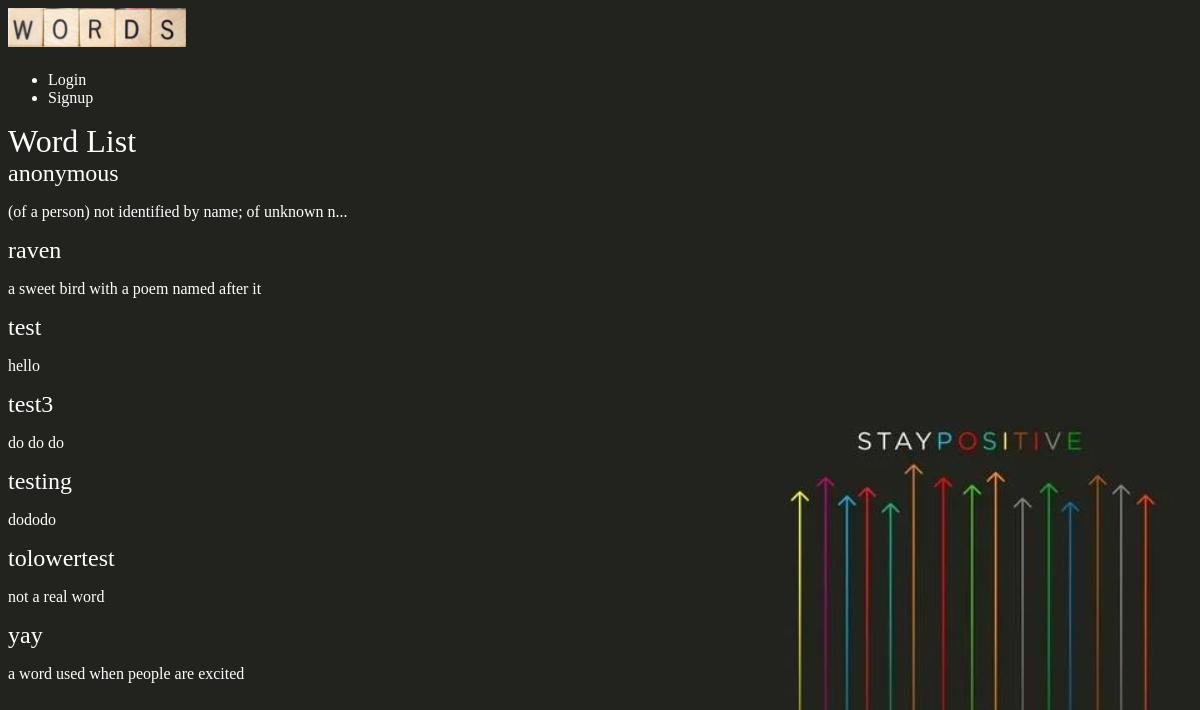
Before: /words/wordlist/ with the older database file.
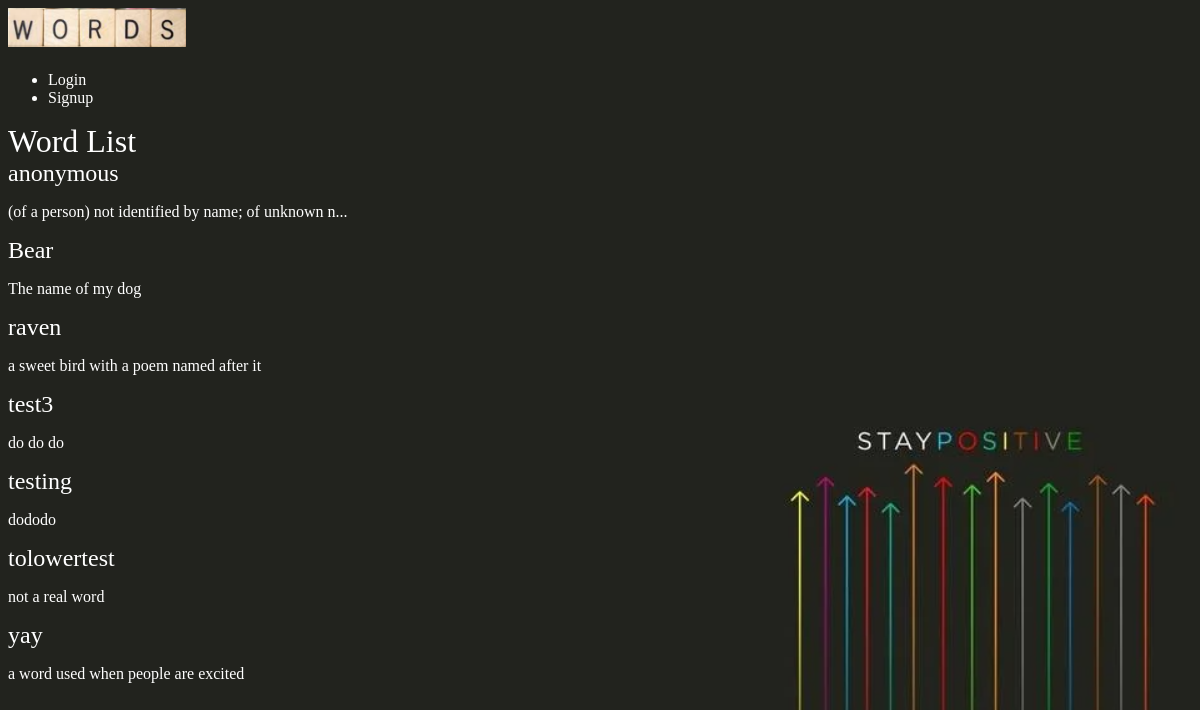
After: the same page with the newer database file.
### words/models.py (models this page shows, shortened)
class Word(models.Model):
    WORD_TYPE = (
        ('academic', ('academic')),
        ('common', ('common')),
        ('slang', ('slang')),
    )
    word = models.CharField(max_length=30)
    definition = models.TextField()
    origins = models.CharField(max_length=30)
    context = models.TextField()
    word_type = models.CharField(max_length=10, choices=WORD_TYPE, default='common')
    slug = models.SlugField()
    thumb = models.ImageField(default='default.png', blank=True)
    def snippet(self):
        if len(self.definition) > 50:
            return self.definition[:50] + "..."
        else:
            return self.definition

### words/views.py (the view)
# urls.py: path("wordlist/", views.word_list, name="list"),
def word_list(request):
    words = Word.objects.all().order_by('word_type', 'word')
    return render(request, "words/word_list.html", {'words' : words})

### words/templates/words/word_list.html
{% extends 'base_layout.html' %}
{% block content %}
    <h1>Word List</h1>
    <div class="words">
        {% for word in words %}
            <div class="word">
                <h2><a href="{% url 'words:detail' slug=word.slug %}">{{ word.word }}</a></h2>
                <p>{{ word.snippet }}</p>
            </div>
        {% endfor %}
    </div>
{% endblock %}

Changed rows visible on the page:
removed Word: word "test", snippet "hello"
added Word: word "Bear", snippet "The name of my dog"
